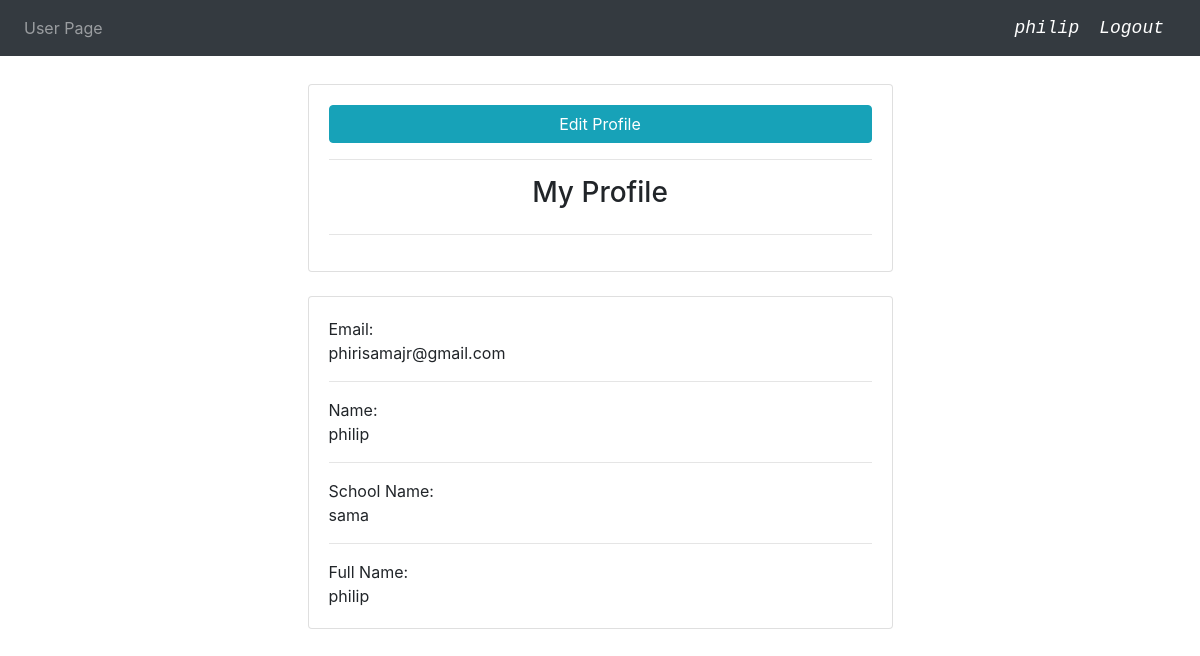
Page /profile/ (signed in) on the committed database.
### student_results/models.py (models this page shows, shortened)
class User(AbstractUser):
	id 						= models.UUIDField(primary_key=True, default=uuid.uuid4, editable=False, unique=True)
	email 					= models.EmailField(verbose_name="email", max_length=60, unique=True)
	username 				= models.CharField(max_length=30, unique=True)
	first_name 				= models.CharField(max_length=100, blank=True)
	last_name 				= models.CharField(max_length=100, blank=True)
	is_admin				   = models.BooleanField(default=False)
	is_active				= models.BooleanField(default=True)
	is_staff				   = models.BooleanField(default=False)
	is_superuser			= models.BooleanField(default=False)
	USERNAME_FIELD = 'email'
	REQUIRED_FIELDS = ['username', 'first_name', 'last_name']
	objects = MyUserManager()

### student_results/views.py (the view)
# urls.py: url(r'^profile/$', views.profile, name="profile"),
@login_required(login_url='login')
def profile(request):
    context= {}
    return render(request, 'student_results/profile.html', context)

### student_results/templates/student_results/profile.html (shortened to what this page needs)
{% load static %}
{% include 'student_results/navbar.html' %}
<!DOCTYPE html>
<html lang = "en">
<head>
<link rel="stylesheet" href="https://stackpath.bootstrapcdn.com/bootstrap/4.4.1/css/bootstrap.min.css"
integrity="sha384-Vkoo8x4CGsO3+Hhxv8T/Q5PaXtkKtu6ug5TOeNV6gBiFeWPGFN9MuhOf23Q9Ifjh">
   </head>
 <body>
<br>
<div class="row">
	<div class="col-md-6 offset-md-3 mt-1">
		<div class="card card-body">
			<a class="btn btn-info" href="{% url 'edit_profile' %}"> Edit Profile</a>
			<hr>
			<h3 style="text-align: center">My Profile</h3>
			<hr>
			</div>
			<br>
			<div class="card card-body">
			Email:<br>{{request.user.email}}
			<hr>
			Name:<br>{{request.user.username}}
			<hr>
			School Name:<br>{{request.user.first_name}}
			<hr>
			Full Name:<br>{{request.user.last_name}}
		</div>
	</div>
 </div>
 </body>
 </html>

### student_results/templates/student_results/navbar.html (shortened to what this page needs)
 <nav class="navbar navbar-expand-lg navbar-dark bg-dark">
    <div class="collapse navbar-collapse" id="navbarNav">
      <ul class="navbar-nav">
        <li class="nav-item">
          <a href="{% url 'userPage' %}" class="nav-link" href="">User Page</a>
        </li>
      </ul>
    </div>
    <span class="hello-msg">{{request.user.username}} </span>
    <span><a class="hello-msg" href="{% url 'logout' %}">Logout</a></span>
  </nav>

### student_results/templates/student_results/navbar.html (style rules this page uses)
.hello-msg { font-size: 18px; color: #fff; margin-right: 20px; font-style: italic; font-family: 'Courier New', Courier, monospace; }

### rows in the picture
User: user.username "philip", user.email "phirisamajr@gmail.com", user.first_name "sama", user.last_name "philip"
